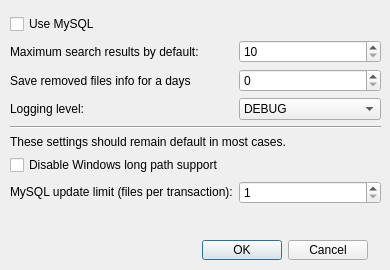
<?xml version="1.0" encoding="UTF-8"?>
<ui version="4.0">
 <class>Dialog</class>
 <widget class="QDialog" name="Dialog">
  <property name="geometry">
   <rect>
    <x>0</x>
    <y>0</y>
    <width>390</width>
    <height>270</height>
   </rect>
  </property>
  <property name="minimumSize">
   <size>
    <width>390</width>
    <height>270</height>
   </size>
  </property>
  <property name="maximumSize">
   <size>
    <width>390</width>
    <height>270</height>
   </size>
  </property>
  <property name="windowTitle">
   <string>Dialog</string>
  </property>
  <property name="windowIcon">
   <iconset resource="icons.qrc">
    <normaloff>:/icons/icons/prefs.svg</normaloff>:/icons/icons/prefs.svg</iconset>
  </property>
  <widget class="QDialogButtonBox" name="preferences">
   <property name="geometry">
    <rect>
     <x>27</x>
     <y>240</y>
     <width>341</width>
     <height>20</height>
    </rect>
   </property>
   <property name="orientation">
    <enum>Qt::Horizontal</enum>
   </property>
   <property name="standardButtons">
    <set>QDialogButtonBox::Cancel|QDialogButtonBox::Ok</set>
   </property>
  </widget>
  <widget class="QWidget" name="gridLayoutWidget">
   <property name="geometry">
    <rect>
     <x>5</x>
     <y>9</y>
     <width>381</width>
     <height>229</height>
    </rect>
   </property>
   <layout class="QGridLayout" name="gridLayout">
    <property name="leftMargin">
     <number>5</number>
    </property>
    <property name="topMargin">
     <number>5</number>
    </property>
    <property name="rightMargin">
     <number>5</number>
    </property>
    <property name="bottomMargin">
     <number>5</number>
    </property>
    <item row="0" column="0">
     <widget class="QCheckBox" name="PREFUseExternalDB">
      <property name="text">
       <string>Use MySQL</string>
      </property>
     </widget>
    </item>
    <item row="1" column="1">
     <widget class="QSpinBox" name="PREFMaxSearchResults">
      <property name="minimum">
       <number>10</number>
      </property>
      <property name="maximum">
       <number>999999999</number>
      </property>
     </widget>
    </item>
    <item row="2" column="0">
     <widget class="QLabel" name="label_3">
      <property name="text">
       <string>Save removed files info for a days</string>
      </property>
     </widget>
    </item>
    <item row="7" column="0">
     <widget class="QLabel" name="label_5">
      <property name="text">
       <string>&lt;html&gt;&lt;head/&gt;&lt;body&gt;&lt;p&gt;&lt;span style=&quot; color:#000000;&quot;&gt;MySQL update limit (files per transaction):&lt;/span&gt;&lt;/p&gt;&lt;/body&gt;&lt;/html&gt;</string>
      </property>
     </widget>
    </item>
    <item row="7" column="1">
     <widget class="QSpinBox" name="PREFsqlTransactionLimit">
      <property name="minimum">
       <number>1</number>
      </property>
      <property name="maximum">
       <number>999999999</number>
      </property>
      <property name="value">
       <number>1</number>
      </property>
     </widget>
    </item>
    <item row="5" column="0" colspan="2">
     <widget class="QLabel" name="label_6">
      <property name="text">
       <string>&lt;html&gt;&lt;head/&gt;&lt;body&gt;&lt;p&gt;These settings should remain default in most cases.&lt;/p&gt;&lt;/body&gt;&lt;/html&gt;</string>
      </property>
     </widget>
    </item>
    <item row="1" column="0">
     <widget class="QLabel" name="label">
      <property name="text">
       <string>Maximum search results by default: </string>
      </property>
     </widget>
    </item>
    <item row="6" column="0">
     <widget class="QCheckBox" name="PREFDisableWindowsLongPathSupport">
      <property name="text">
       <string>Disable Windows long path support</string>
      </property>
     </widget>
    </item>
    <item row="2" column="1">
     <widget class="QSpinBox" name="PREFSaveRemovedInfoDays">
      <property name="minimum">
       <number>0</number>
      </property>
      <property name="maximum">
       <number>999999999</number>
      </property>
      <property name="value">
       <number>0</number>
      </property>
     </widget>
    </item>
    <item row="3" column="0">
     <widget class="QLabel" name="label_2">
      <property name="text">
       <string>Logging level:</string>
      </property>
     </widget>
    </item>
    <item row="3" column="1">
     <widget class="QComboBox" name="PREFLoggingLevel">
      <item>
       <property name="text">
        <string>DEBUG</string>
       </property>
      </item>
      <item>
       <property name="text">
        <string>INFO</string>
       </property>
      </item>
      <item>
       <property name="text">
        <string>WARNING</string>
       </property>
      </item>
     </widget>
    </item>
    <item row="8" column="0">
     <spacer name="verticalSpacer">
      <property name="orientation">
       <enum>Qt::Vertical</enum>
      </property>
      <property name="sizeHint" stdset="0">
       <size>
        <width>20</width>
        <height>40</height>
       </size>
      </property>
     </spacer>
    </item>
    <item row="4" column="0" colspan="2">
     <widget class="Line" name="line">
      <property name="orientation">
       <enum>Qt::Horizontal</enum>
      </property>
     </widget>
    </item>
   </layout>
  </widget>
 </widget>
 <resources>
  <include location="icons.qrc"/>
 </resources>
 <connections>
  <connection>
   <sender>preferences</sender>
   <signal>accepted()</signal>
   <receiver>Dialog</receiver>
   <slot>accept()</slot>
   <hints>
    <hint type="sourcelabel">
     <x>248</x>
     <y>254</y>
    </hint>
    <hint type="destinationlabel">
     <x>157</x>
     <y>274</y>
    </hint>
   </hints>
  </connection>
  <connection>
   <sender>preferences</sender>
   <signal>rejected()</signal>
   <receiver>Dialog</receiver>
   <slot>reject()</slot>
   <hints>
    <hint type="sourcelabel">
     <x>316</x>
     <y>260</y>
    </hint>
    <hint type="destinationlabel">
     <x>286</x>
     <y>274</y>
    </hint>
   </hints>
  </connection>
 </connections>
</ui>
